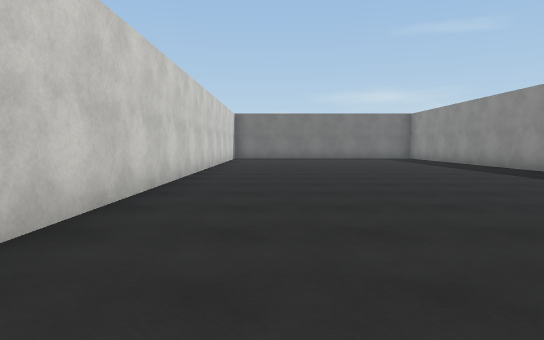
view 1 (above)

23 first-person views from a walk through a scene from a Unity 3-D project. The camera is 1.2 m above the floor, tilts 4° down and sees 75° across. The floor is counted in squares, 2 m on a side. Each view is taken from the middle of a square. On the plan, view 1 faces up. The plan holds only what a view shows up to about 10 squares ahead; the rest is blank. The place goes on beyond the plan. The player is left out. Surface patterns are stand-ins for the level's own textures.

view 2
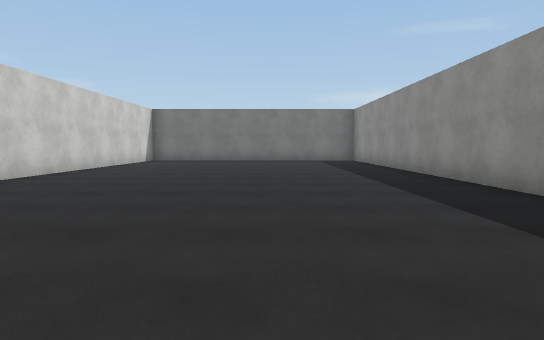

view 3
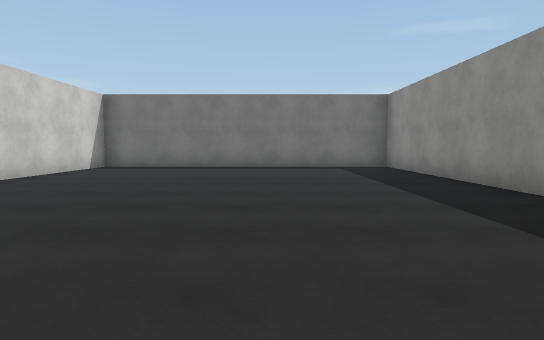

view 4
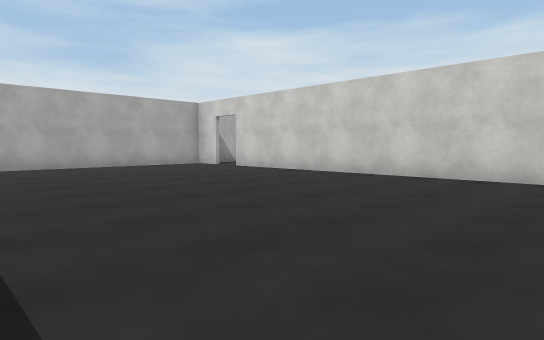

view 5
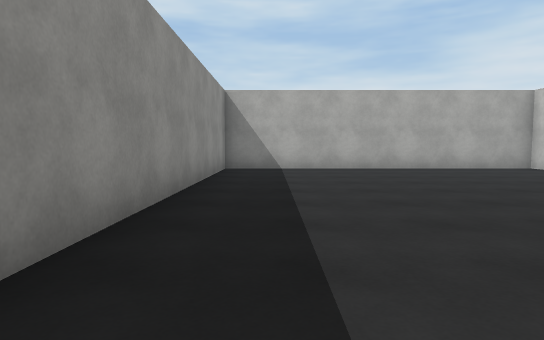

view 6
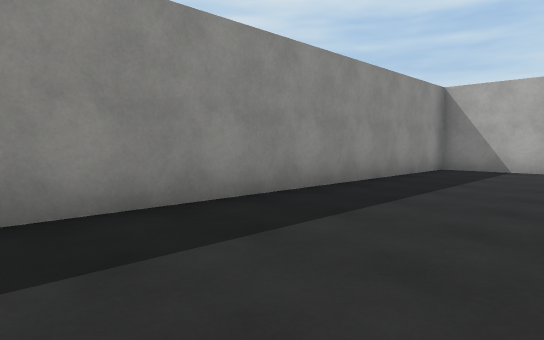

view 7
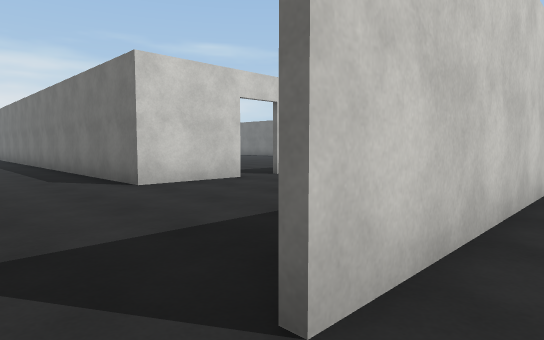

view 8
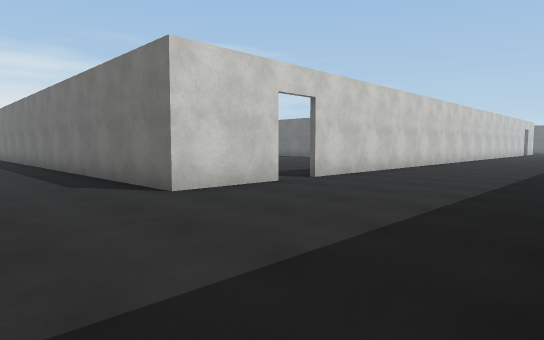

view 9
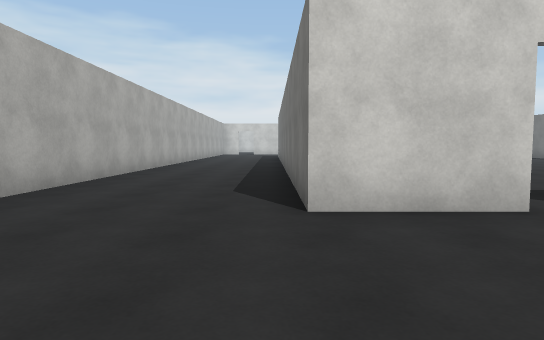

view 10
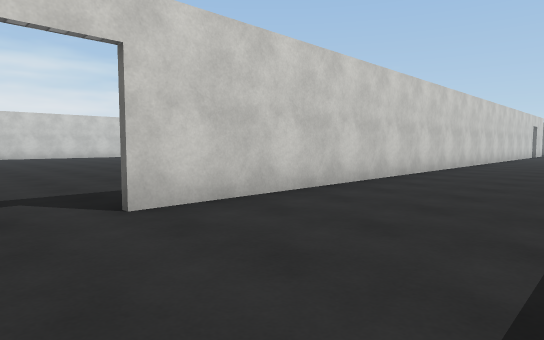

view 11
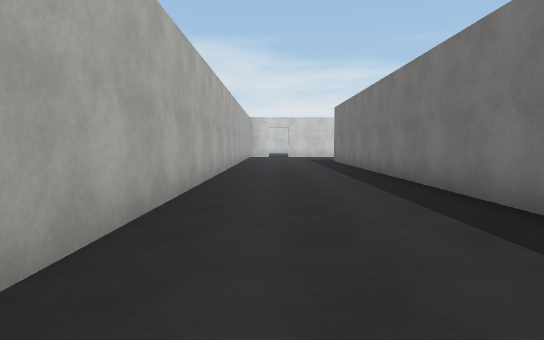

view 12
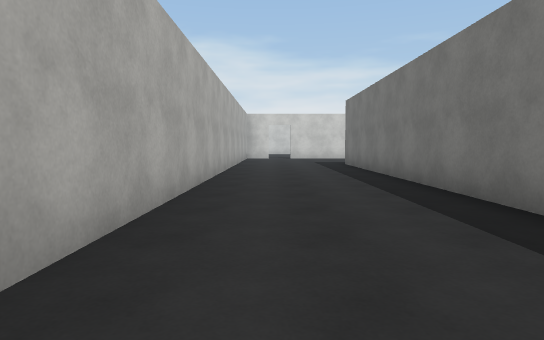

view 13
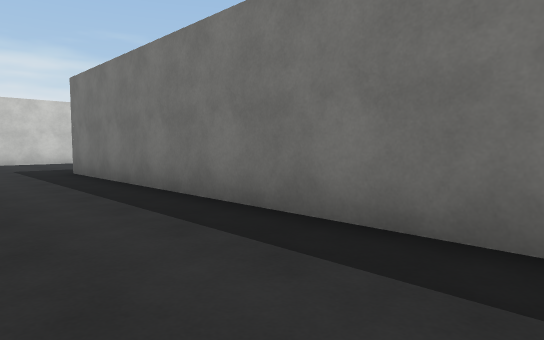

view 14
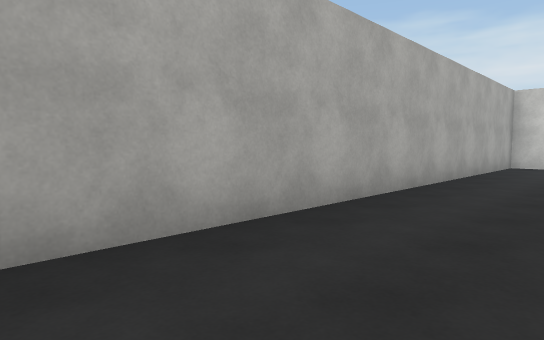

view 15
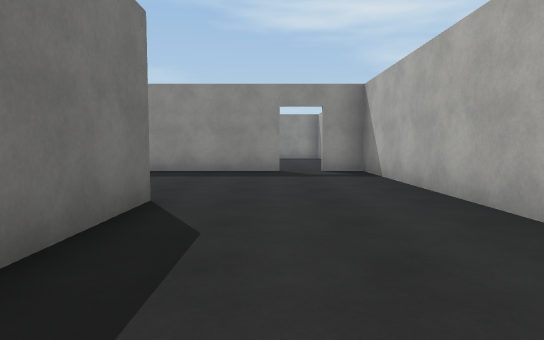

view 16
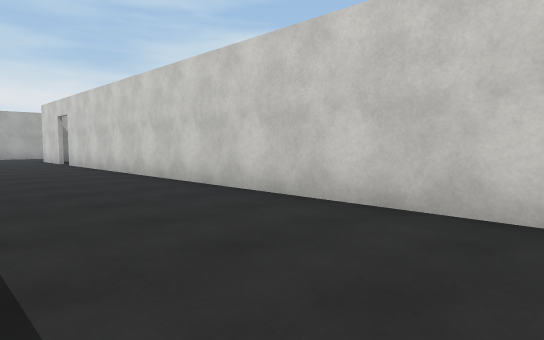

view 17
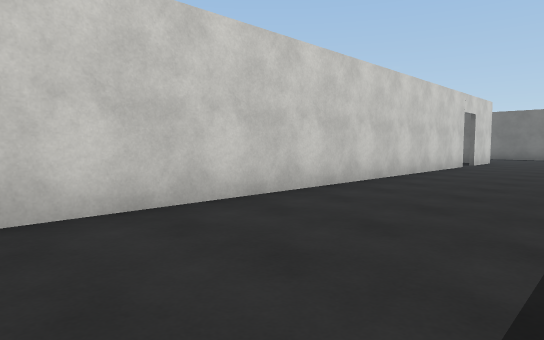

view 18
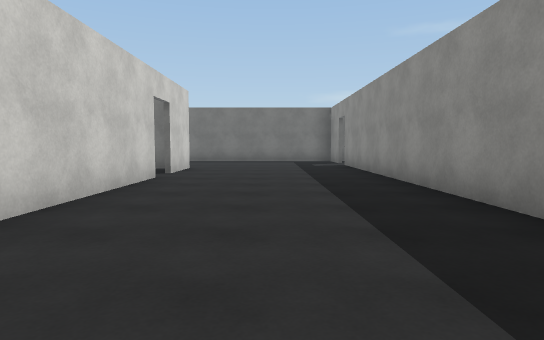

view 19
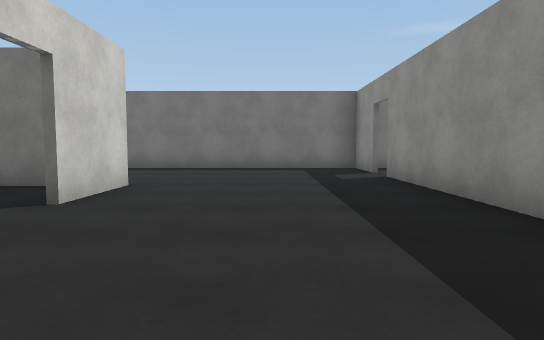

view 20
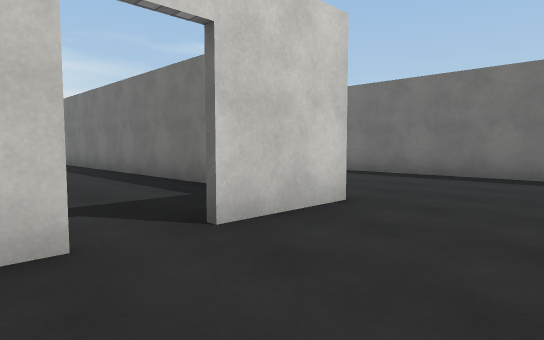

view 21
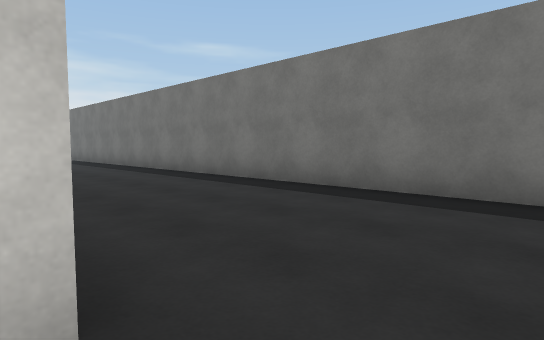

view 22
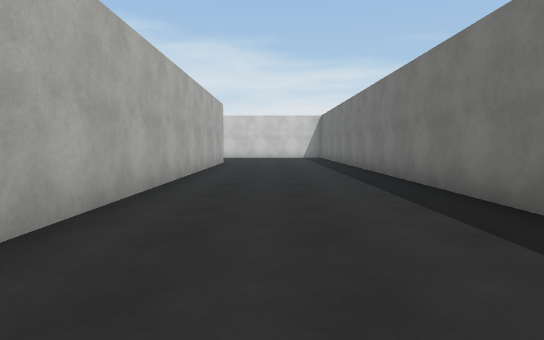

view 23
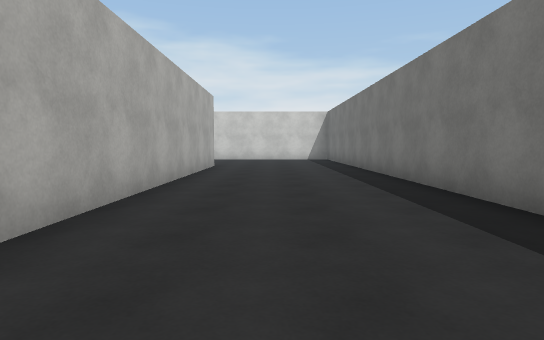

### Floor plan
Points are (right, up) in squares from view 1. A wall is a line through its corners. A room is listed if a view was taken in it or the views show most of it. See-through windows are left out.
Room 1 (views 1, 2, 3, 4, 5, 6, 7)
walls: (6.2, 6.1) (6.2, 15.9) (-1.7, 15.9) (-1.7, -2.2); (-1.5, -4.1) (6.2, -4.1) (6.2, 4.6)
ways out: opening at (-2, -3) to room 2
Room 2 (views 8, 9, 10, 11, 12, 13, 14, 15, 16, 17, 18, 19, 20, 21, 22, 23)
walls: (-1.8, 17.8) (-1.8, 25.9); (-6.2, 21.6) (-6.2, 2.2); (-6.2, 24.4) (-6.2, 22.5); (-1.8, 26.8) (-1.8, 28.3) (-21, 28.3); (-6.2, 1.4) (-6.2, -0.7) (-21.4, -0.7); (-1.8, -2.2) (-1.8, 0.9); (-21, 24.3) (-11.1, 24.3); (-1.8, -4.1) (-1.8, -3.1); (-21.5, -4.1) (-1.5, -4.1)
ways out: opening at (-2, -3) to room 1; opening at (-6, 2); opening at (-6, 22); opening at (-2, 26)

Where each view was taken, in squares from view 1:
view 1: 0 up, 0 right, facing up
view 2: 2 up, 3 right, facing up
view 3: 6 up, 3 right, facing up
view 4: 6 up, 5 right, facing down-left
view 5: 5 up, 5 right, facing down
view 6: 5 up, 3 right, facing down-right
view 7: 3 down, 1 left, facing up-left
view 8: 3 down, 2 left, facing up-left
view 9: 1 down, 3 left, facing left
view 10: 1 up, 3 left, facing up-left
view 11: 3 down, 8 left, facing left
view 12: 3 down, 10 left, facing left
view 13: 3 down, 13 left, facing up-left
view 14: 2 down, 15 left, facing down-left
view 15: 2 down, 10 left, facing right
view 16: 14 up, 3 left, facing down-left
view 17: 11 up, 3 left, facing up-left
view 18: 15 up, 4 left, facing up
view 19: 19 up, 4 left, facing up
view 20: 21 up, 4 left, facing up-left
view 21: 24 up, 5 left, facing up-left
view 22: 26 up, 9 left, facing left
view 23: 26 up, 11 left, facing left
